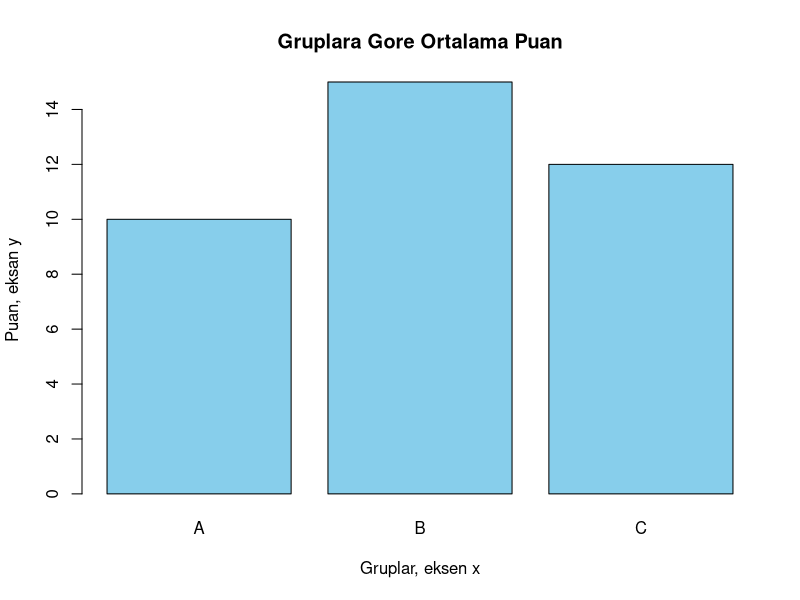
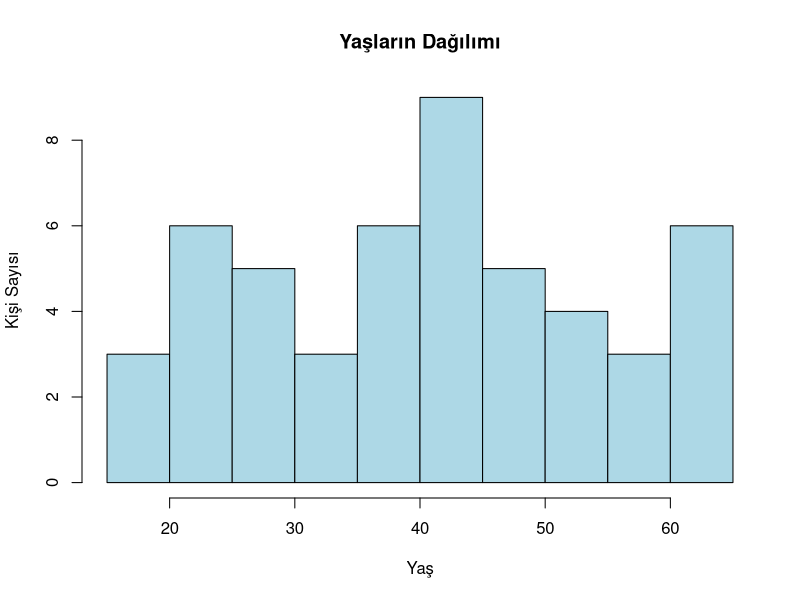
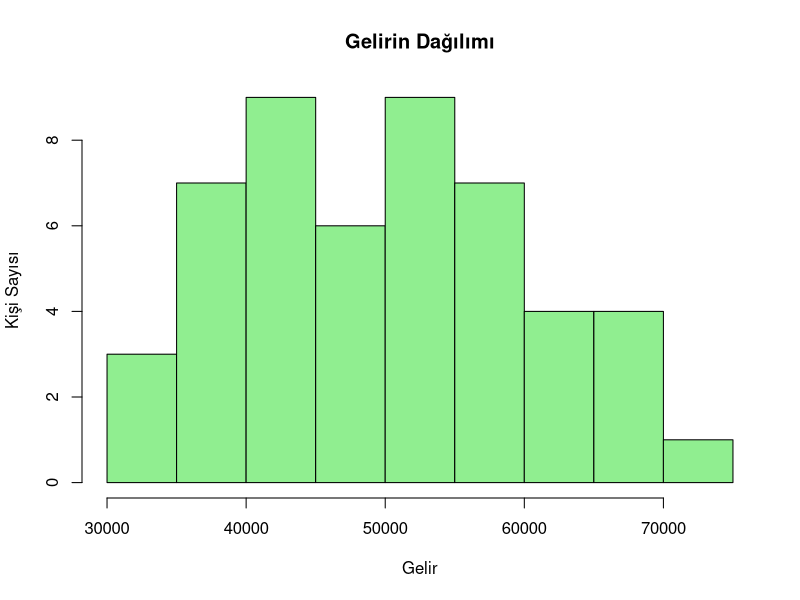
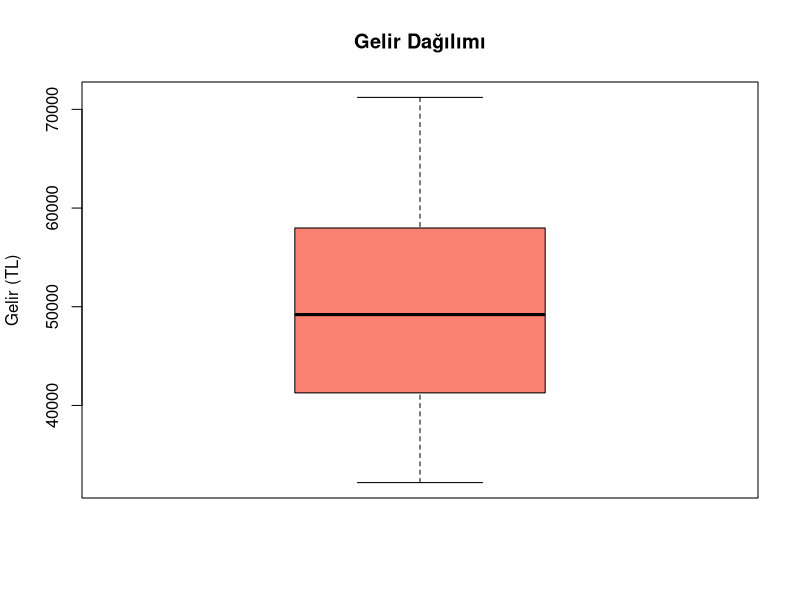
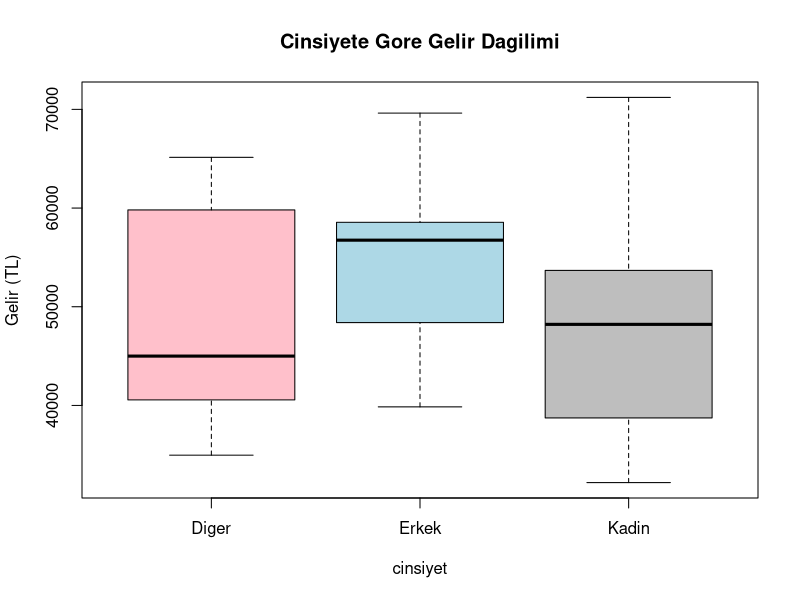

Recreate these plots in R, in order. (Note: this script raises an error after producing the figures.)
## Grafik 1
x <- c("A", "B", "C")
y <- c(10, 15, 12)

barplot(y, names.arg = x, main = "Gruplara Gore Ortalama Puan",
        xlab = "Gruplar, eksen x", ylab = "Puan, eksan y", col = "skyblue")

# verinin yüklenmesi
veri <- read.csv("gelir_calisma.csv")

veri

head(veri) # veri setinin ilk 5 satırını göstermek için kullanılmıştır. yalnızca veri yazılarak çalıştırılsaydı, R tüm veri setini gösterebilirdi. Burada veri yapısını kısaca görmek amacıyla kullnaılmıştır head fonksiyonu.


#####    HİSTOGRAM

# Yaşların Dağılımı
hist(veri$yas,
     col = "lightblue",
     main = "Yaşların Dağılımı",
     xlab = "Yaş",
     ylab = "Kişi Sayısı")

#Gelirin Dağılımı? Bunu soru olarak sor
hist(veri$gelir,
     col = "lightgreen",
     main = "Gelirin Dağılımı",
     xlab = "Gelir",
     ylab = "Kişi Sayısı")





#####    BOXPLOT
# Gelir Dağılımı
boxplot(veri$gelir,
        main = "Gelir Dağılımı",
        ylab = "Gelir (TL)",
        col = "salmon")
median(veri$gelir)
min(veri$gelir)
max(veri$gelir)
summary(veri$gelir)

#Cinsiyete göre gelir dağılımı
boxplot(gelir ~ cinsiyet,
        data = veri,
        main = "Cinsiyete Gore Gelir Dagilimi",
        ylab = "Gelir (TL)",
        col = c("pink", "lightblue", "gray"))




##### BARPLOT
# Cinsiyete Göre Kişi Sayısı
table_cinsiyet <- table(veri_yas$cinsiyet)
barplot(table_cinsiyet,
        col = c("pink", "skyblue", "lightgray"),
        main = "Cinsiyete Göre Dağılım",
        xlab = "Cinsiyet",
        ylab = "Kişi Sayısı")

# Çalışma Durumuna Göre Kişi Sayısı
table_calisma <- table(veri$calisma_durumu)
barplot(table_calisma,
        col = c("lightgreen", "orange"),
        main = "Çalışma Durumuna Göre Dağılım",
        names.arg = c("Çalışmıyor", "Çalışıyor"),
        ylab = "Kişi Sayısı")





##### SCATTER PLOT
#
plot(veri$yas, veri$gelir,
main = "Yaş ve Gelir İlişkisi",
xlab = "Yaş",
ylab = "Gelir (TL)",
pch = 19,
col = "darkblue")


################# Çizgi Grafiği
# Yaşlara göre ortalama gelir hesapla
library(dplyr)
yas_gelir <- veri %>%
        group_by(yas) %>%
        summarise(ortalama_gelir = mean(gelir))

# Çizgi grafik oluştur
plot(yas_gelir$yas, yas_gelir$ortalama_gelir,
     type = "l",
     col = "darkgreen",
     main = "Yasa Gore Ortalama Gelir",
     xlab = "Yas",
     ylab = "Gelir (TL)")



################## Pasta Grafiği
cinsiyet_sayilari <- table(veri$cinsiyet)
pie(cinsiyet_sayilari,
    col = c("pink", "skyblue", "gray"),
    main = "Cinsiyetlerin Oransal Dağılımı")
